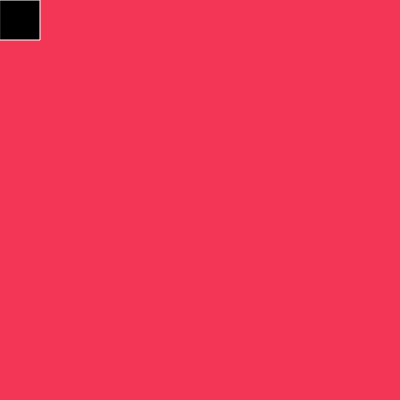
Frame 1 (no input)
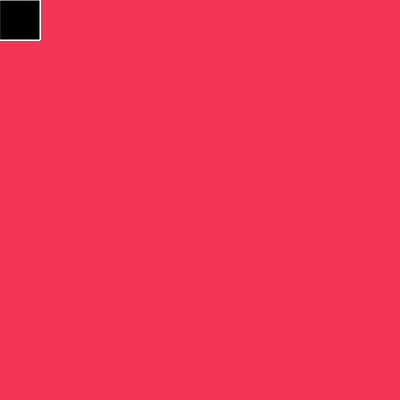
Frame 60 (no input)
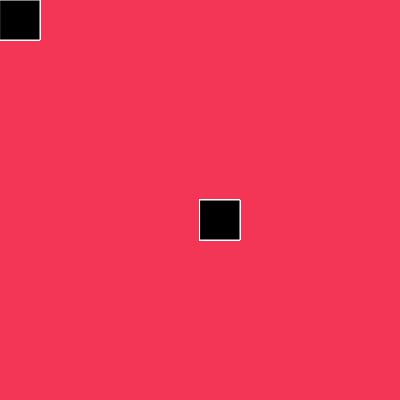
Frame 120 (the mouse pressed at the canvas centre since frame 60)

The p5.js sketch that drew these frames (run headless with seeded random() and noise() and a simulated clock; from frame 60 on, the mouse is pressed at the canvas centre):

// p5.js sketch
// ── sketch.js
function setup() {
  createCanvas(400, 400);
background("rgb(243,53,86)");

}
function draw() {
  
  stroke("white")
  fill("black")
  rect(mouseX,mouseY,40,40)
 
if(mouseIsPressed){}

}
